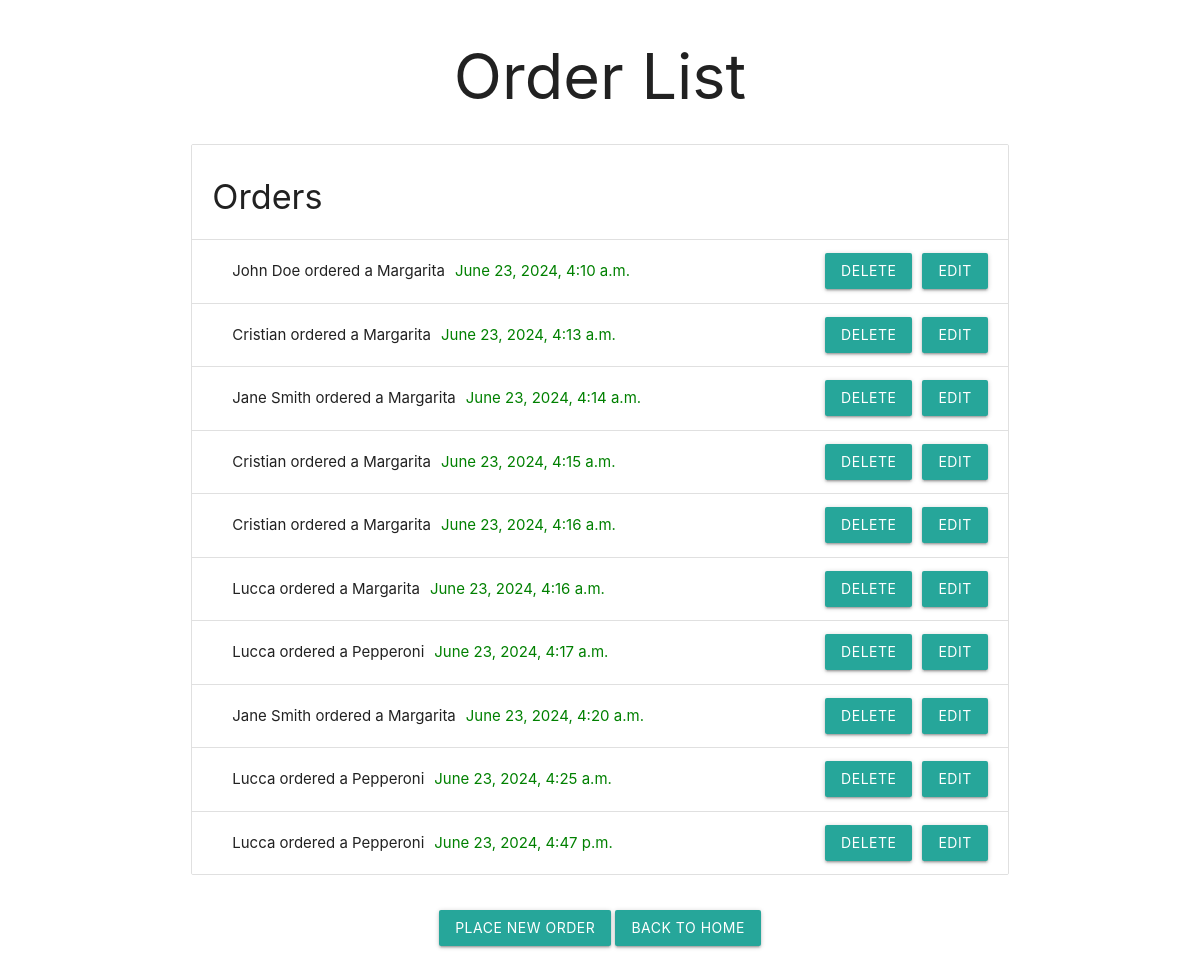
Page /order-list/ on the earlier database version.
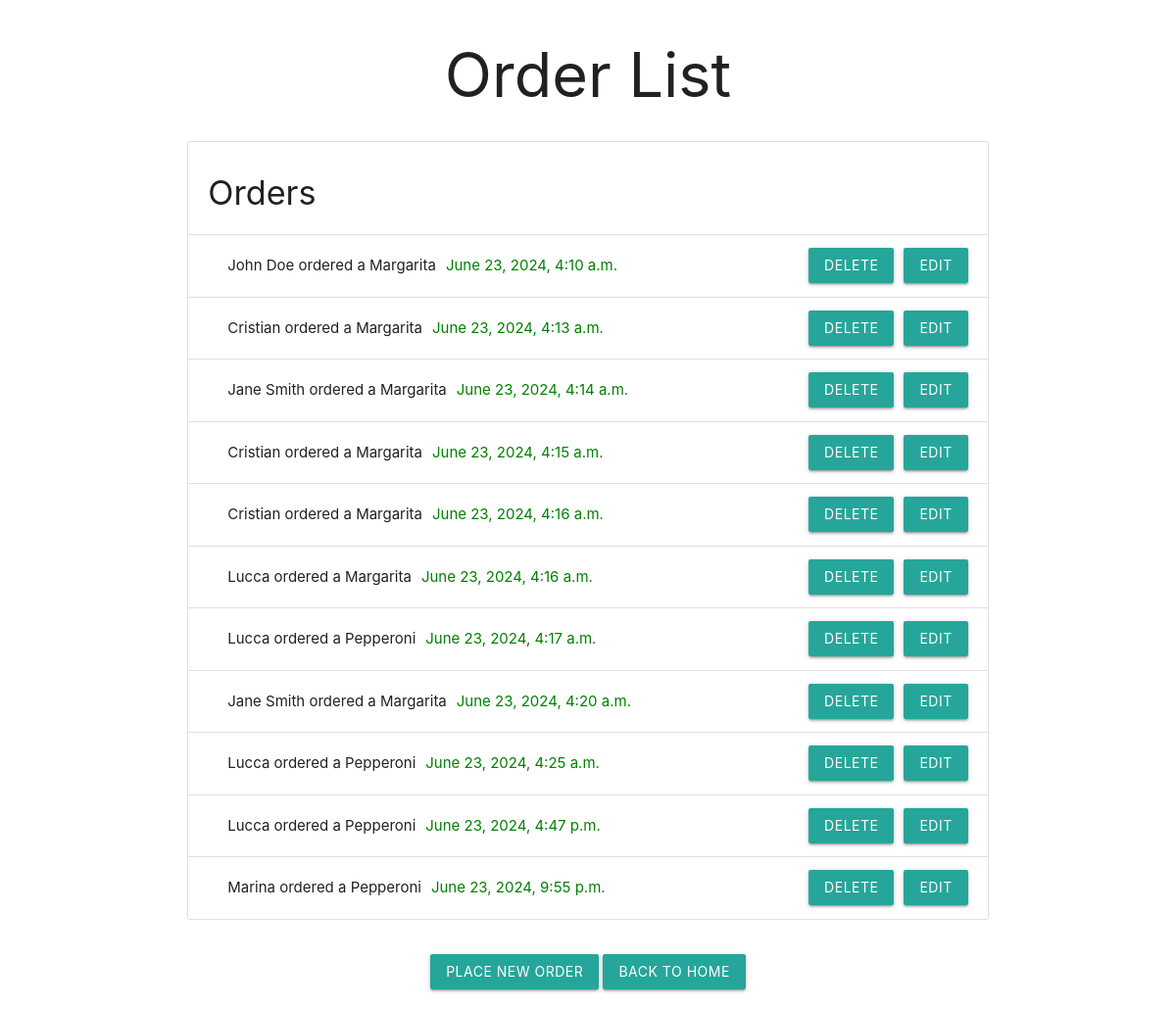
Same page on the later database version.
### app/models.py (models this page shows, shortened)
class Order(models.Model):
    client = models.ForeignKey(Client, on_delete=models.CASCADE)
    pizza = models.ForeignKey(Pizza, on_delete=models.CASCADE)
    date_added = models.DateTimeField(auto_now_add=True)

class Client(models.Model):
    name = models.CharField(max_length=200)
    address = models.CharField(max_length=200)
    phone = models.CharField(max_length=200)
    email = models.EmailField()
    date_added = models.DateTimeField(auto_now_add=True)

class Pizza(models.Model):
    FLAVOR_CHOICES = [
        ('MARG', 'Margarita'),
        ('PEPP', 'Pepperoni'),
        ('HAWA', 'Hawaiana'),
    ]
    name = models.CharField(max_length=100)
    flavor = models.CharField(max_length=10, choices=FLAVOR_CHOICES)
    date_added = models.DateTimeField(auto_now_add=True)

### app/views.py (the view)
# urls.py: path('order-list/', views.order_list, name='order_list'),
def order_list(request, template_name='order-list.html'):
    order_list = Order.objects.all()
    dato = {'orders': order_list}
    return render(request, template_name, dato)

### templates/order-list.html (shortened to what this page needs)
<!DOCTYPE html>
<html lang="en">
<head>
    <link rel="stylesheet" href="https://cdnjs.cloudflare.com/ajax/libs/materialize/1.0.0/css/materialize.min.css">
</head>
<body>
    <div class="container">
        <h1 class="center-align">Order List</h1>
        <div class="row">
            <div class="col s12">
                <ul class="collection with-header">
                    <li class="collection-header">
                        <h4>Orders</h4>
                    </li>
                    {% for order in orders %}
                    <li class="collection-item">
                        <div class="order-details">
                            <div class="client-order">{{ order.client.name }} ordered a {{ order.pizza.name }}</div>
                            <div class="order-date">{{ order.date_added }}</div>
                            <div class="action-buttons">
                                <a href="{% url 'delete_order' order.id %}" class="waves-effect waves-light btn">Delete</a>
                                <a href="{% url 'edit_order' order.id %}" class="waves-effect waves-light btn">Edit</a>
                            </div>
                        </div>
                    </li>
                    {% empty %}
                    <li class="collection-item">
                        <div>No orders yet.</div>
                    </li>
                    {% endfor %}
                </ul>
            </div>
        </div>
        <div class="row">
            <div class="col s12 center-align">
                <a href="{% url 'new_order' %}" class="waves-effect waves-light btn">Place New Order</a>
                <a href="{% url 'index' %}" class="waves-effect waves-light btn">Back to Home</a>
            </div>
        </div>
    </div>
</body>
</html>

### templates/order-list.html (style rules this page uses)
.order-details { display: flex; justify-content: space-between; align-items: center; }
.order-date { color: green; flex-grow: 1; }
.action-buttons { display: flex; gap: 10px; }
.client-order { margin-bottom: 0px; margin: 10px; }

Differences in the rows shown:
added Order: client.name "Marina", pizza.name "Pepperoni", date_added "June 23, 2024, 9:55 p.m."
